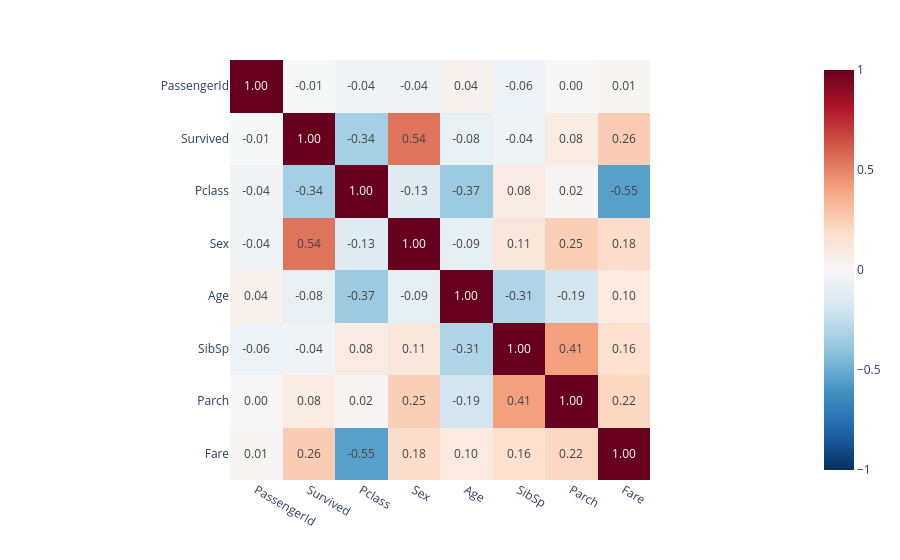

The cell this chart's notebook holds for it:
### Code cell
import plotly.express as px

corr = train_df.corr(numeric_only=True)
px.imshow(corr, text_auto=".2f", color_continuous_scale="RdBu_r", zmin=-1, zmax=1)

### Figure 1 — Plotly figure (JSON) as saved in the notebook; plotly's stock layout.template omitted (floating-point values rounded to 4 significant figures)
{"data": [{"coloraxis": "coloraxis", "hovertemplate": "x: %{x}<br>y: %{y}<br>color: %{z}<extra></extra>", "name": "0", "texttemplate": "%{z:.2f}", "type": "heatmap", "x": ["PassengerId", "Survived", "Pclass", "Sex", "Age", "SibSp", "Parch", "Fare"], "xaxis": "x", "y": ["PassengerId", "Survived", "Pclass", "Sex", "Age", "SibSp", "Parch", "Fare"], "yaxis": "y", "z": [[1.0, -0.005007, -0.03514, -0.04294, 0.03685, -0.05753, -0.001652, 0.01266], [-0.005007, 1.0, -0.3385, 0.5434, -0.07722, -0.03532, 0.08163, 0.2573], [-0.03514, -0.3385, 1.0, -0.1319, -0.3692, 0.08308, 0.01844, -0.5495], [-0.04294, 0.5434, -0.1319, 1.0, -0.09325, 0.1146, 0.2455, 0.1823], [0.03685, -0.07722, -0.3692, -0.09325, 1.0, -0.3082, -0.1891, 0.09607], [-0.05753, -0.03532, 0.08308, 0.1146, -0.3082, 1.0, 0.4148, 0.1597], [-0.001652, 0.08163, 0.01844, 0.2455, -0.1891, 0.4148, 1.0, 0.2162], [0.01266, 0.2573, -0.5495, 0.1823, 0.09607, 0.1597, 0.2162, 1.0]]}], "layout": {"coloraxis": {"autocolorscale": false, "cmax": 1, "cmin": -1, "colorscale": [[0, "rgb(5,48,97)"], [0.1, "rgb(33,102,172)"], [0.2, "rgb(67,147,195)"], [0.3, "rgb(146,197,222)"], [0.4, "rgb(209,229,240)"], [0.5, "rgb(247,247,247)"], [0.6, "rgb(253,219,199)"], [0.7, "rgb(244,165,130)"], [0.8, "rgb(214,96,77)"], [0.9, "rgb(178,24,43)"], [1, "rgb(103,0,31)"]]}, "margin": {"t": 60}, "xaxis": {"anchor": "y", "constrain": "domain", "domain": [0, 1], "scaleanchor": "y"}, "yaxis": {"anchor": "x", "autorange": "reversed", "constrain": "domain", "domain": [0, 1]}}}
